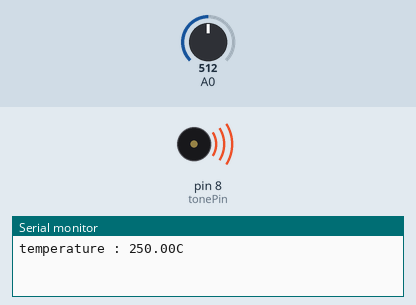
The sketch below on a simulated Arduino Uno, built with avr-gcc and run on an emulated ATmega328P. Parts: buzzer (waves = sounding), the last lines printed to the serial monitor. Inputs (shaded band) come from the test bench; at power-on: A0 = 512.

Above: at 1.2 s.
1.3 s: A0 set to 59
At 2.4 s:
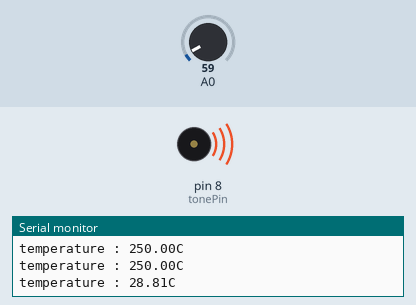
2.8 s: A0 set to 49
At 3.6 s:
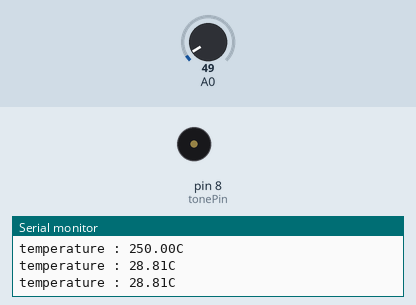
4.6 s: A0 set to 122
At 5.8 s:
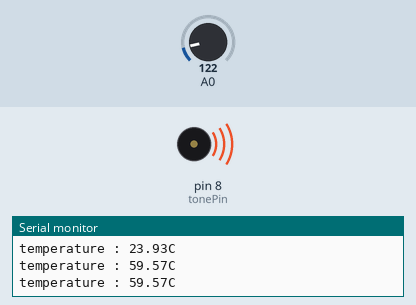
6.1 s: A0 set to 17
At 6.4 s:
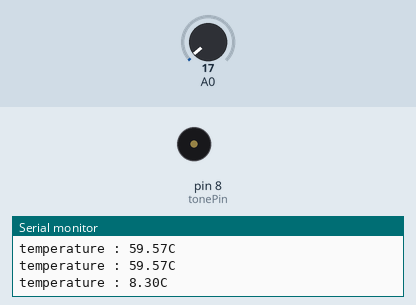
Timing chart, 0 to 8.6 s (numbered marks = the images above; inputs shaded):
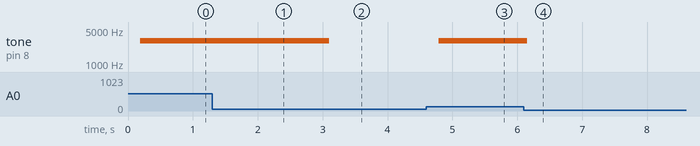

Measured:
- the behaviour switches between 56 and 55 on A0 (found by bisection; images 1 and 2)
- after the input at 1.3 s, tone on pin 8 (tonePin): stays 2999 Hz (without the input it goes to 2615 Hz after 1.5 s)
- after the input at 2.8 s, tone on pin 8 (tonePin): 2999 Hz → silent after 0.30 s
- after the input at 4.6 s, tone on pin 8 (tonePin): silent → 2999 Hz after 0.19 s
- after the input at 6.1 s, tone on pin 8 (tonePin): 2999 Hz → silent after 0.05 s

The sketch:

1-7_Temperature.ino
```cpp
// 项目 - - 温度报警器

// 描述 - - 监控周围温度，若温度过高发出报警

int tonePin = 8;
float sinVal;
int toneVal;
unsigned long tepTimer = 0;

void setup() {
  pinMode(tonePin,OUTPUT);
  //设置串口监听的频道
  Serial.begin(9600);
}

void loop() {
  int val;
  double data;
  //从0号模拟口读值
  val = analogRead(0);
  //将读取的电压值转换成温度
  data = (double) val *(5/10.24);

  //温度超过27°C，则发出报警声
  if(data>27) {
    for(int x=0;x<180;x++) {
      sinVal = (sin(x*(3.14/180)));
      toneVal = 2000+(int(sinVal*1000));
      tone(tonePin,toneVal);
      delay(2);
    }
  }
  //低于27°C，则停止报警
  else {
    noTone(tonePin);
  }

  //时隔500毫秒就打印当前温度
  if(millis()-tepTimer>500) {
    tepTimer = millis();
    Serial.print("temperature : ");
    Serial.print(data);
    Serial.println("C");
  }
}
```
